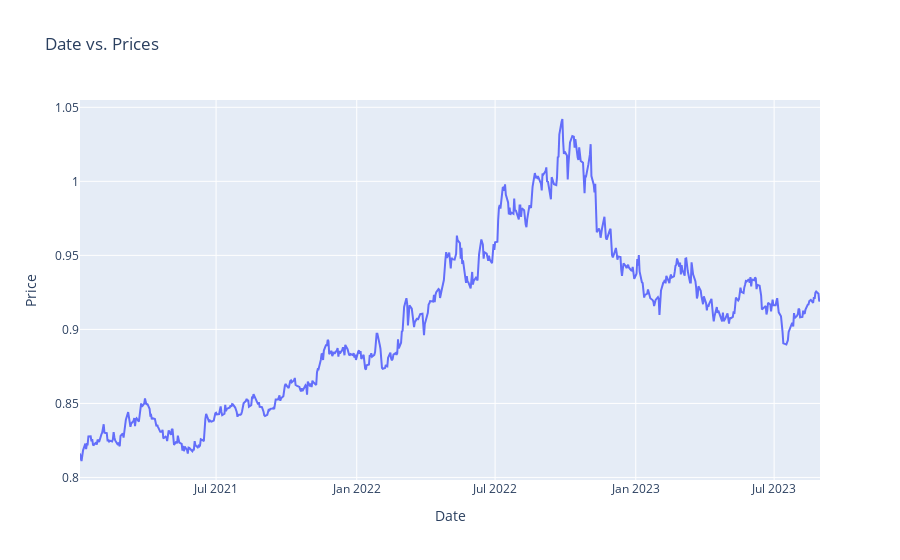

Notebook code cell kept with this figure:
### Code cell
import plotly.express as px
# Create a line plot using Plotly
fig = px.line(data, x='Date', y='Price', title='Date vs. Prices')
# Show the plot
fig.show()

### Figure 1 — Plotly figure (JSON) as saved in the notebook; plotly's stock layout.template omitted (floating-point values rounded to 4 significant figures; data arrays with more than 128 entries replaced by an {"elided": "..."} marker saying what was removed)
{"data": [{"hovertemplate": "Date=%{x}<br>Price=%{y}<extra></extra>", "legendgroup": "", "line": {"color": "#636efa", "dash": "solid"}, "marker": {"symbol": "circle"}, "mode": "lines", "name": "", "orientation": "v", "showlegend": false, "type": "scatter", "x": {"elided": "693 str values"}, "xaxis": "x", "y": {"elided": "693 float values"}, "yaxis": "y"}], "layout": {"legend": {"tracegroupgap": 0}, "title": {"text": "Date vs. Prices"}, "xaxis": {"anchor": "y", "domain": [0, 1], "title": {"text": "Date"}}, "yaxis": {"anchor": "x", "domain": [0, 1], "title": {"text": "Price"}}}}
